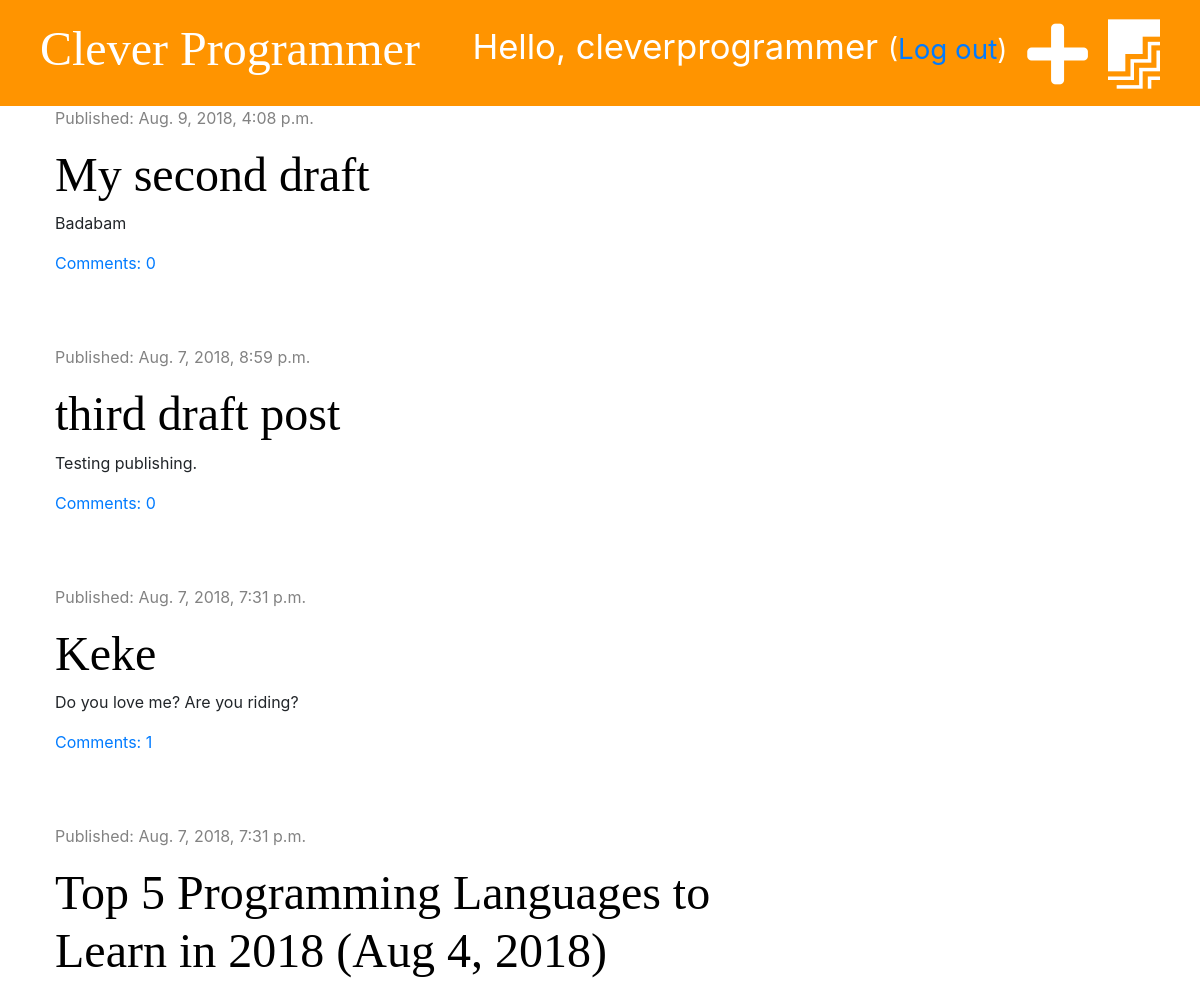
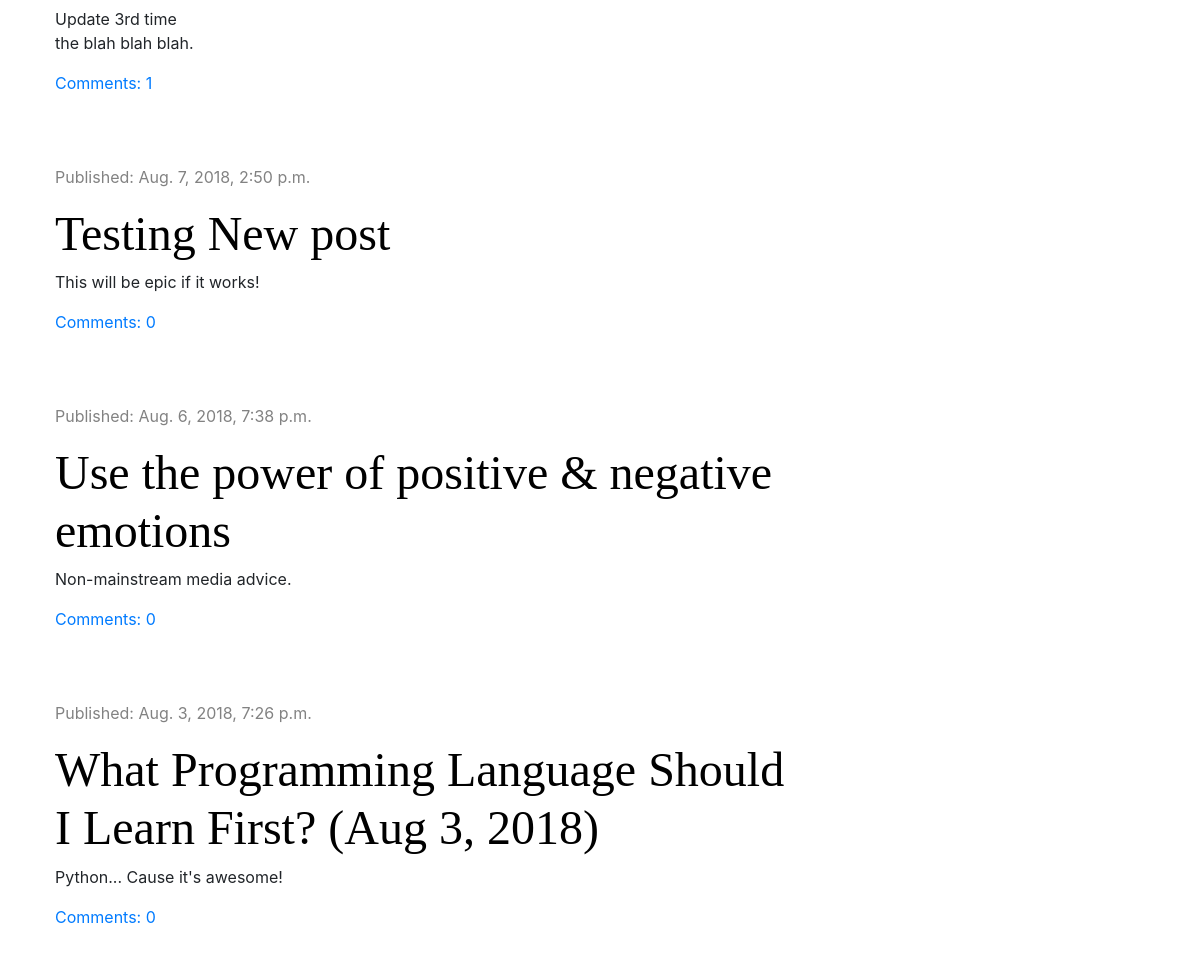
The app's page / (signed in) with its own data (2 pictures, top to bottom).
### blog/models.py (models this page shows, shortened)
class Post(models.Model):
    author = models.ForeignKey('auth.User', on_delete=models.CASCADE)
    title = models.CharField(max_length=200)
    text = models.TextField()
    created_date = models.DateTimeField(default=timezone.now)
    published_date = models.DateTimeField(blank=True, null=True)
    def approved_comments(self):
        return self.comments.filter(approved=True)

### blog/views.py (the view)
# urls.py: path('', views.post_list, name='post_list'),
def post_list(request):
    posts = Post.objects.filter(published_date__lte=timezone.now()).order_by('-published_date')
    stuff_for_frontend = {'posts': posts}
    return render(request, 'blog/post_list.html', stuff_for_frontend)

### blog/templates/blog/post_list.html (shortened to what this page needs)
{% extends 'blog/base.html' %}
{% block content %}
    {% for post in posts %}
        <div class="post">
            <div class="date">
                <p>Published: {{ post.published_date }}</p>
            </div>
            <h1><a href="{% url 'post_detail' pk=post.pk %}">{{ post.title }}</a></h1>
            <p>{{ post.text|truncatechars:50|linebreaksbr }}</p>
            <a href="{% url 'post_detail' pk=post.pk %}">Comments: {{ post.approved_comments.count }}</a>
        </div>
    {% endfor %}
{% endblock %}

### blog/templates/blog/base.html (shortened to what this page needs)
{% load staticfiles %}
<!DOCTYPE html>
<html lang="en">
<head>
    <link rel="stylesheet" href="https://stackpath.bootstrapcdn.com/bootstrap/4.1.3/css/bootstrap.min.css">
    <link rel="stylesheet" href="{% static 'css/blog.css' %}">
    <link rel="stylesheet" href="https://use.fontawesome.com/releases/v5.2.0/css/all.css"
>
</head>
<body>
<div class="page-header">
    {% if user.is_authenticated %}
        <a href="{% url 'post_draft_list' %}" class="top-menu"><i class="fab fa-firstdraft fa-2x"></i></a>
        <a href="{% url 'post_new' %}" class="top-menu"><i class="fas fa-plus fa-2x"></i></a>
        <p class="top-menu">Hello, {{ user.username }} <small>(<a href="{% url 'logout' %}">Log out</a>)</small></p>
    {% else %}
        <a href="{% url 'login' %}" class="top-menu"><i class="fas fa-sign-in-alt fa-2x"></i></a>
    {% endif %}
    <h1><a href="{% url "post_list" %}">Clever Programmer </a></h1>
</div>
<div class="content container">
    <div class="row">
        <div class="col-md-8">
            {% block content %}
            {% endblock %}
        </div>
    </div>
</div>
</body>
</html>

### blog/static/css/blog.css (style rules this page uses)
.page-header { background-color: #ff9400; margin-top: 0; padding: 20px 20px 20px 40px; }
.page-header h1, .page-header h1 a { color: #ffffff; font-size: 36pt; text-decoration: none; }
.content { margin-left: 40px; }
h1, h2, h3, h4 { font-family: 'Tangerine', 'Inconsolata', 'Droid Sans', serif; font-size: 48px; }
.date { color: #828282; }
.post { margin-bottom: 70px; }
.post h1 a { color: #000000; }
.top-menu, .top-menu:hover { color: #ffffff; float: right; font-size: 26pt; margin-right: 20px; }

### records on screen
Post: published_date "Aug. 9, 2018, 4:08 p.m.", title "My second draft", text "Badabam", approved_comments.count "0"
Post: published_date "Aug. 7, 2018, 8:59 p.m.", title "third draft post", text "Testing publishing.", approved_comments.count "0"
Post: published_date "Aug. 7, 2018, 7:31 p.m.", title "Keke", text "Do you love me? Are you riding?", approved_comments.count "1"
Post: published_date "Aug. 7, 2018, 7:31 p.m.", title "Top 5 Programming Languages to Learn in 2018 (Aug 4, 2018)", text "Update 3rd time the blah blah blah.", approved_comments.count "1"
Post: published_date "Aug. 7, 2018, 2:50 p.m.", title "Testing New post", text "This will be epic if it works!", approved_comments.count "0"
Post: published_date "Aug. 6, 2018, 7:38 p.m.", title "Use the power of positive & negative emotions", text "Non-mainstream media advice.", approved_comments.count "0"
Post: published_date "Aug. 3, 2018, 7:26 p.m.", title "What Programming Language Should I Learn First? (Aug 3, 2018)", text "Python... Cause it's awesome!", approved_comments.count "0"

### other values on screen
{{ user.username }} "cleverprogrammer"
